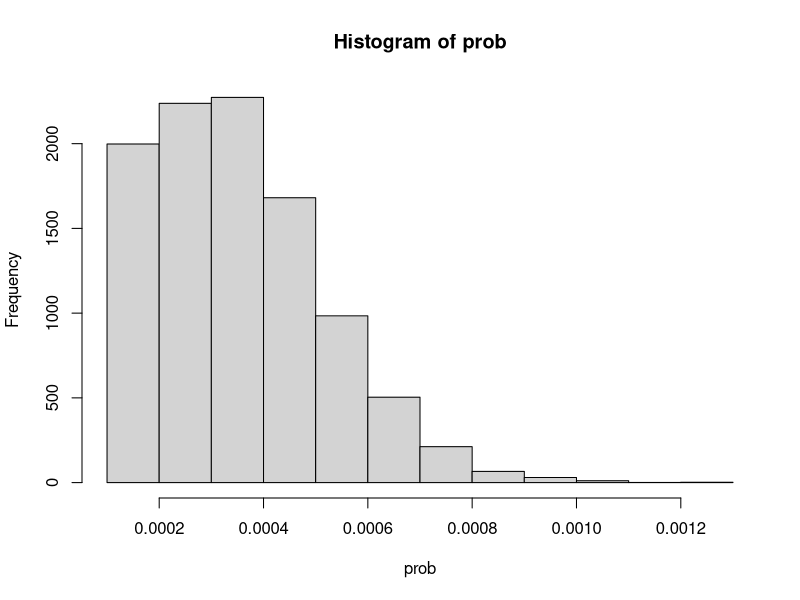

Write the R code that produced this figure.
#n is number of experiments
#prob is the probability vector
#lambda is the parameter
#numEvents is the number of events
#sum records the time elapsed

n = 10000
prob <- NULL
lambda <- 3
for (i in 1:n){
	numEvents = 0
	sum = 0
	while (sum <= 1){
		u <- runif(1)
		sum <- sum + -log(u)/lambda
		numEvents <- numEvents + 1
	}
	prob[i] <- numEvents/n
}
hist(prob)